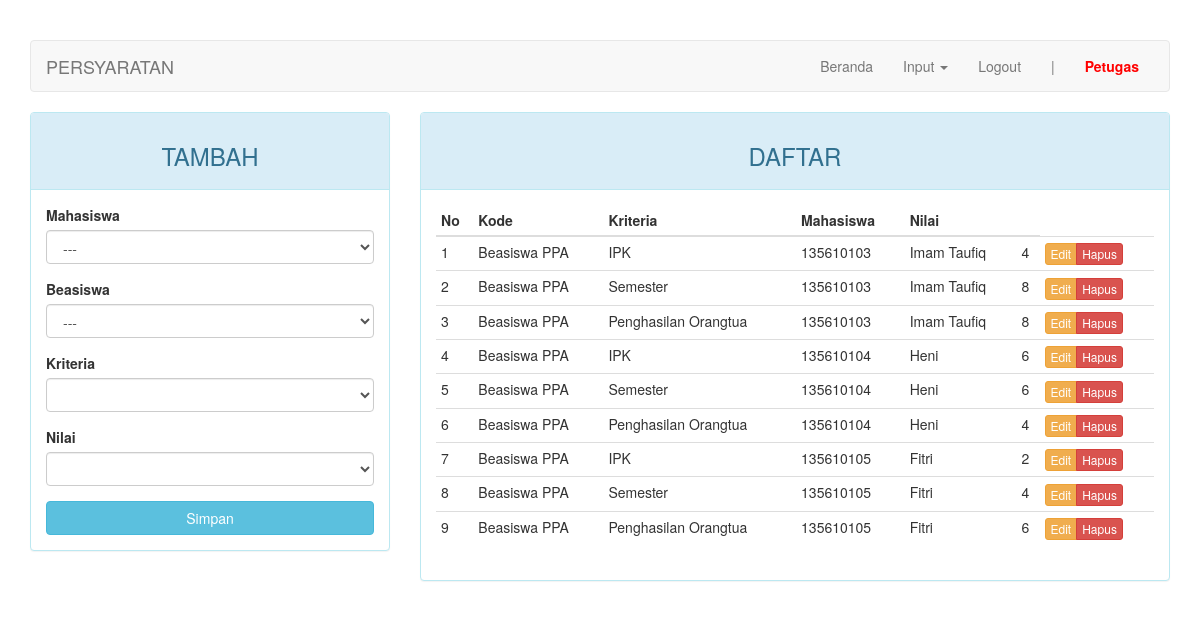
Before: /index.php?page=nilai (signed in) with the older database file.
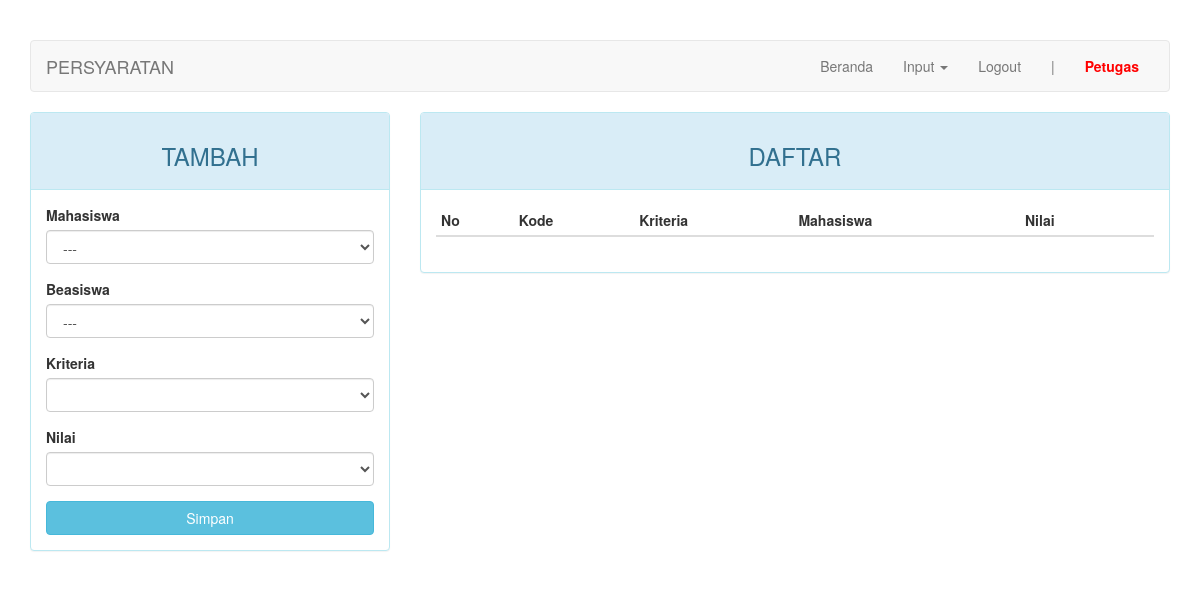
After: the same page with the newer database file.
### tables this page shows
CREATE TABLE `nilai` (
  `kd_nilai` int(11) NOT NULL,
  `kd_beasiswa` int(11) DEFAULT NULL,
  `kd_kriteria` int(11) NOT NULL,
  `nim` char(9) NOT NULL,
  `nilai` float DEFAULT NULL
);

CREATE TABLE `beasiswa` (
  `kd_beasiswa` int(11) NOT NULL,
  `nama` varchar(50) DEFAULT NULL
);

CREATE TABLE `kriteria` (
  `kd_kriteria` int(11) NOT NULL,
  `kd_beasiswa` int(11) NOT NULL,
  `nama` varchar(50) DEFAULT NULL,
  `sifat` enum('min','max') DEFAULT NULL
);

CREATE TABLE `mahasiswa` (
  `nim` char(9) NOT NULL,
  `nama` varchar(30) NOT NULL,
  `alamat` varchar(100) DEFAULT NULL,
  `jenis_kelamin` enum('Laki-laki','Perempuan') DEFAULT NULL,
  `tahun_mengajukan` char(4) NOT NULL
);

### page/nilai.php (the view, shortened to what this page needs)
<?php
$update = (isset($_GET['action']) AND $_GET['action'] == 'update') ? true : false;
?>
<div class="row">
	<div class="col-md-4">
	    <div class="panel panel-<?= ($update) ? "warning" : "info" ?>">
	        <div class="panel-heading"><h3 class="text-center"><?= ($update) ? "EDIT" : "TAMBAH" ?></h3></div>
	        <div class="panel-body">
	            <form action="<?=$_SERVER['REQUEST_URI']?>" method="POST">
									<div class="form-group">
										<label for="nim">Mahasiswa</label>
										<select class="form-control" name="nim">
											<option>---</option>
										</select>
									</div>
									<div class="form-group">
	                  <label for="kd_beasiswa">Beasiswa</label>
										<select class="form-control" name="kd_beasiswa" id="beasiswa">
											<option>---</option>
										</select>
									</div>
									<div class="form-group">
	                  <label for="kd_kriteria">Kriteria</label>
										<select class="form-control" name="kd_kriteria" id="kriteria"></select>
									</div>
	                <div class="form-group">
		                  <label for="nilai">Nilai</label>
											<select class="form-control" name="nilai" id="nilai"></select>
	                </div>
	                <button type="submit" class="btn btn-<?= ($update) ? "warning" : "info" ?> btn-block">Simpan</button>
	            </form>
	        </div>
	    </div>
	</div>
	<div class="col-md-8">
	    <div class="panel panel-info">
	        <div class="panel-heading"><h3 class="text-center">DAFTAR</h3></div>
	        <div class="panel-body">
	            <table class="table table-condensed">
	                <thead>
	                    <tr>
	                        <th>No</th>
	                        <th>Kode</th>
	                        <th>Kriteria</th>
	                        <th>Mahasiswa</th>
	                        <th>Nilai</th>
	                        <th></th>
	                    </tr>
	                </thead>
	                <tbody>
	                    <?php $no = 1; ?>
	                    <?php if ($query = $connection->query("SELECT a.kd_nilai, c.nama AS nama_beasiswa, b.nama AS nama_kriteria, d.nim, d.nama AS nama_mahasiswa, a.nilai FROM nilai a JOIN kriteria b ON a.kd_kriteria=b.kd_kriteria JOIN beasiswa c ON a.kd_beasiswa=c.kd_beasiswa JOIN mahasiswa d ON d.nim=a.nim")): ?>
	                        <?php while($row = $query->fetch_assoc()): ?>
	                        <tr>
	                            <td><?=$no++?></td>
	                            <td><?=$row['nama_beasiswa']?></td>
	                            <td><?=$row['nama_kriteria']?></td>
	                            <td><?=$row['nim']?></td>
	                            <td><?=$row['nama_mahasiswa']?></td>
	                            <td><?=$row['nilai']?></td>
	                            <td>
	                                <div class="btn-group">
	                                    <a href="?page=nilai&action=update&key=<?=$row['kd_nilai']?>" class="btn btn-warning btn-xs">Edit</a>
	                                    <a href="?page=nilai&action=delete&key=<?=$row['kd_nilai']?>" class="btn btn-danger btn-xs">Hapus</a>
	                                </div>
	                            </td>
	                        </tr>
	                        <?php endwhile ?>
	                    <?php endif ?>
	                </tbody>
	            </table>
	        </div>
	    </div>
	</div>
</div>

### index.php (shortened to what this page needs)
<?php
require_once "config.php";
?>
<!DOCTYPE html>
<html lang="en">
<head>
    <link rel="stylesheet" href="assets/css/bootstrap.min.css">
</head>
<body>
    <div class="container">
        <nav class="navbar navbar-default">
            <div class="container-fluid">
                <div class="navbar-header">
                    <a class="navbar-brand" href="#"><?php $str = (isset($_GET["page"])) ? (($_GET["page"] == "nilai") ? "persyaratan" : $_GET["page"]) : "home"; echo strtoupper($str)?></a>
                </div>
                <div class="collapse navbar-collapse" id="bs-example-navbar-collapse-1">
                    <ul class="nav navbar-nav navbar-right">
                        <li><a href="?page=home">Beranda <span class="sr-only">(current)</span></a></li>
                        <?php if ($_SESSION["as"] == "puket"): ?>
                          <li class="dropdown">
                            <a href="#" class="dropdown-toggle" style="font-weight: bold; color: green;" data-toggle="dropdown" role="button" aria-haspopup="true" aria-expanded="false">Perhitungan <span class="caret"></span></a>
                            <ul class="dropdown-menu">
                              <?php $query = $connection->query("SELECT * FROM beasiswa"); while ($row = $query->fetch_assoc()): ?>
                                <li><a href="?page=perhitungan&beasiswa=<?=$row["kd_beasiswa"]?>"><?=$row["nama"]?></a></li>
                              <?php endwhile; ?>
                            </ul>
                          </li>
                          <li class="dropdown">
                            <a href="#" class="dropdown-toggle" data-toggle="dropdown" role="button" aria-haspopup="true" aria-expanded="false">Input <span class="caret"></span></a>
                            <ul class="dropdown-menu">
                              <li><a href="?page=beasiswa">Data Beasiswa</a></li>
                              <li class="divider"></li>
                              <li><a href="?page=kriteria">Kriteria</a></li>
                              <li><a href="?page=model">Model</a></li>
                              <li><a href="?page=penilaian">Penilaian</a></li>
                            </ul>
                          </li>
                          <li class="dropdown">
                            <a href="#" class="dropdown-toggle" data-toggle="dropdown" role="button" aria-haspopup="true" aria-expanded="false">Laporan <span class="caret"></span></a>
                            <ul class="dropdown-menu">
                              <li><a href="?page=lap_seluruh">Seluruh Mahasiswa</a></li>
                              <li><a href="?page=lap_pendaftaran">Pendaftaran</a></li>
                            </ul>
                          </li>
                        <?php elseif ($_SESSION["as"] == "petugas"): ?>
                          <li class="dropdown">
                            <a href="#" class="dropdown-toggle" data-toggle="dropdown" role="button" aria-haspopup="true" aria-expanded="false">Input <span class="caret"></span></a>
                          </li>
                        <?php elseif ($_SESSION["as"] == "mahasiswa"): ?>
                          <li><a href="?page=pengumuman">Pengumuman</a></li>
                        <?php endif; ?>
                        <li><a href="logout.php">Logout</a></li>
                        <li><a href="#">|</a></li>
                        <li><a href="#" style="font-weight: bold; color: red;"><?= ucfirst($_SESSION["username"]) ?></a></li>
                    </ul>
                </div>
            </div>
        </nav>
        <div class="row">
            <div class="col-md-12">
              <?php include page($_PAGE); ?>
            </div>
        </div>
    </div>
</body>
</html>

### index.php (style rules this page uses)
body { margin-top: 40px; }

Changed rows visible on the page:
removed nilai: kd_beasiswa.nama "Beasiswa PPA", kd_kriteria.nama "IPK", nim.nim "135610103", nim.nama "Imam Taufiq", nilai "4"
removed nilai: kd_beasiswa.nama "Beasiswa PPA", kd_kriteria.nama "Semester", nim.nim "135610103", nim.nama "Imam Taufiq", nilai "8"
removed nilai: kd_beasiswa.nama "Beasiswa PPA", kd_kriteria.nama "Penghasilan Orangtua", nim.nim "135610103", nim.nama "Imam Taufiq", nilai "8"
removed nilai: kd_beasiswa.nama "Beasiswa PPA", kd_kriteria.nama "IPK", nim.nim "135610104", nim.nama "Heni", nilai "6"
removed nilai: kd_beasiswa.nama "Beasiswa PPA", kd_kriteria.nama "Semester", nim.nim "135610104", nim.nama "Heni", nilai "6"
removed nilai: kd_beasiswa.nama "Beasiswa PPA", kd_kriteria.nama "Penghasilan Orangtua", nim.nim "135610104", nim.nama "Heni", nilai "4"
removed nilai: kd_beasiswa.nama "Beasiswa PPA", kd_kriteria.nama "IPK", nim.nim "135610105", nim.nama "Fitri", nilai "2"
removed nilai: kd_beasiswa.nama "Beasiswa PPA", kd_kriteria.nama "Semester", nim.nim "135610105", nim.nama "Fitri", nilai "4"
removed nilai: kd_beasiswa.nama "Beasiswa PPA", kd_kriteria.nama "Penghasilan Orangtua", nim.nim "135610105", nim.nama "Fitri", nilai "6"
